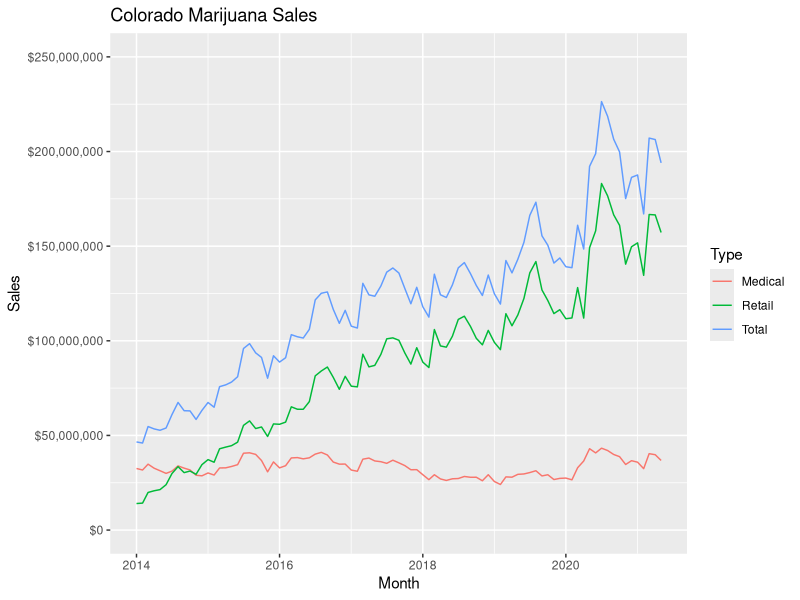
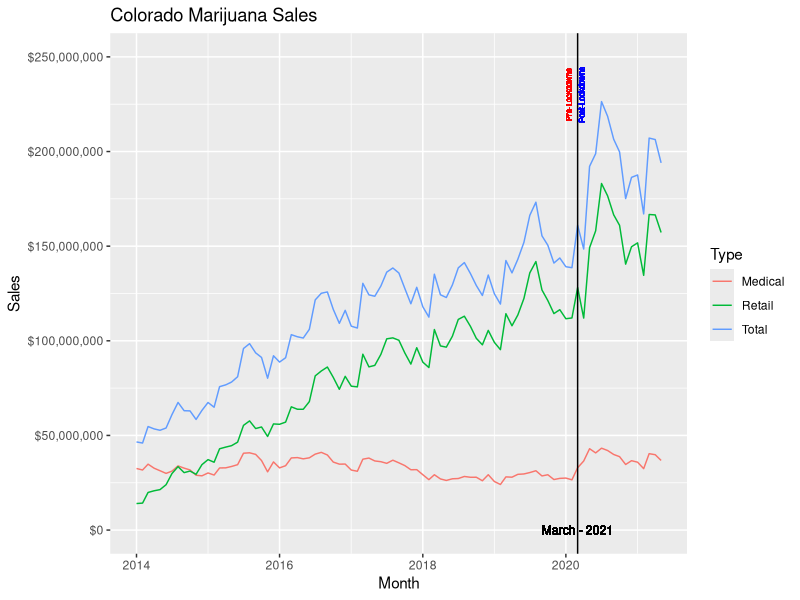
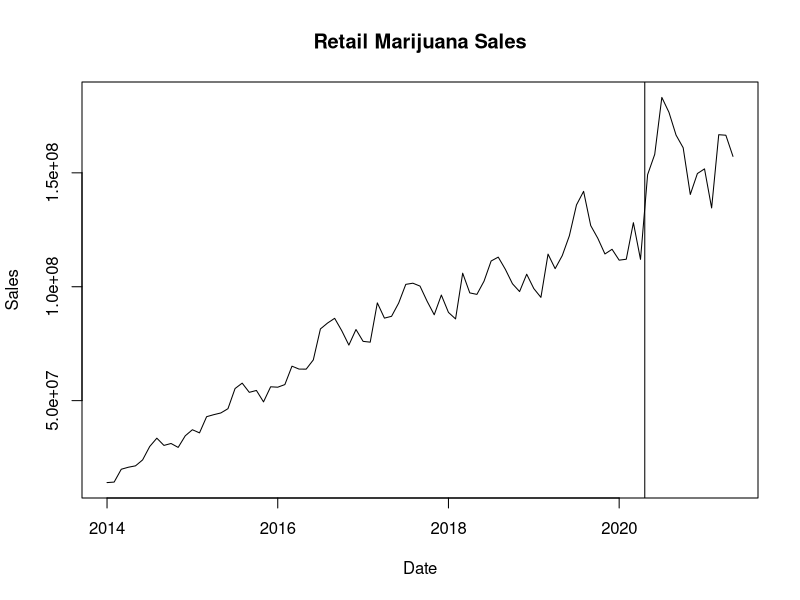
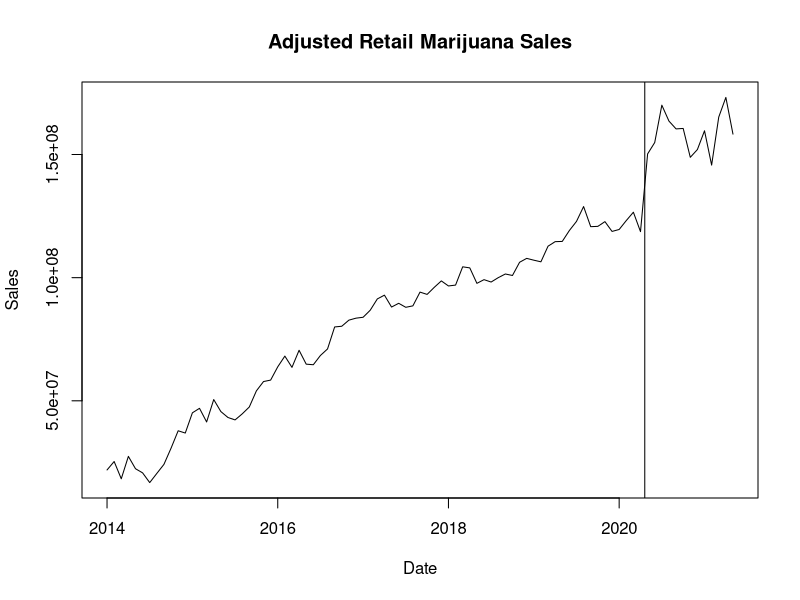
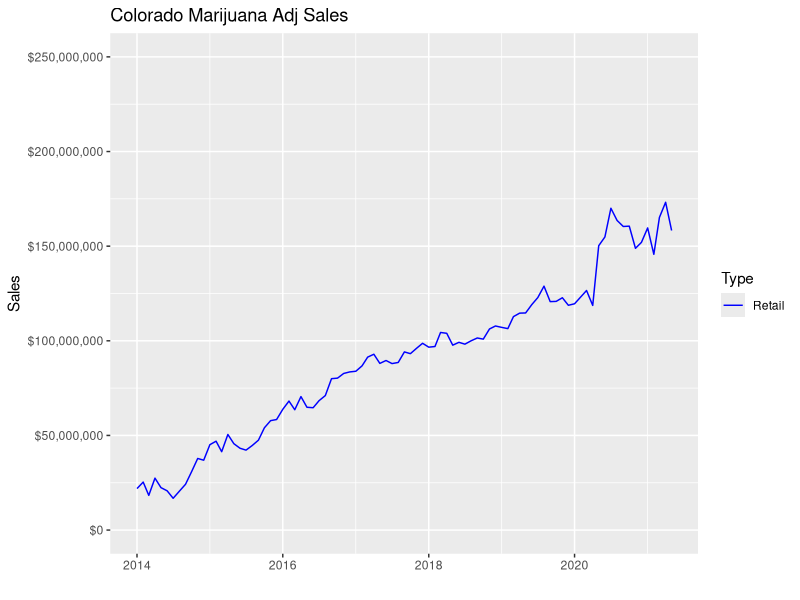
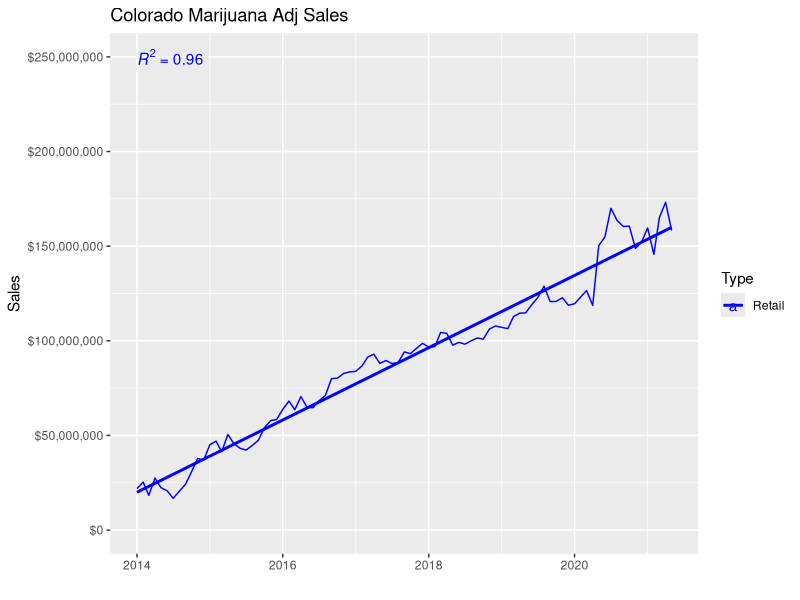
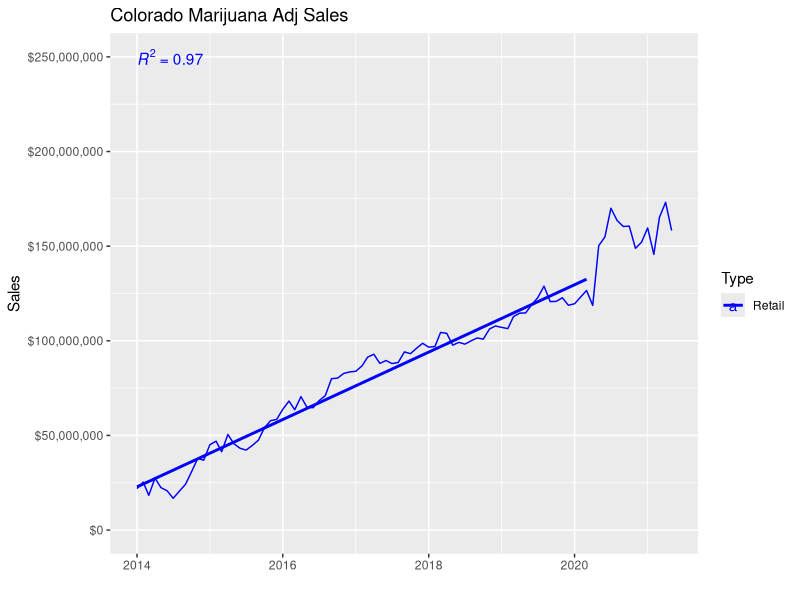
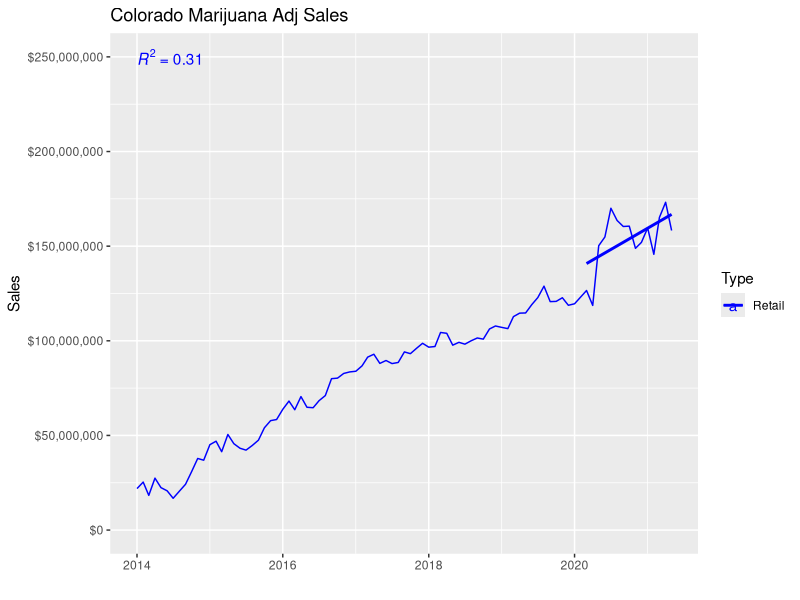

Generate these figures, in order, with R: (Note: this script raises an error after producing the figures.)
## ---- chunk 1
knitr::opts_chunk$set(echo = TRUE)
library(tidyverse)
library(ggplot2)
library(ggpubr)
library(scales)
library(lubridate)
library(strucchange)
library(sjmisc)
library(zoo)
library(knitr)
library(markdown)
options(dplyr.summarise.inform = FALSE)

## ---- chunk 2
#Import and Clean Data for All Colorado
dat<-read.csv("0521_MJSalesHistoricalReport.csv")
dat.trim<-data.frame(select(dat,Month,Medical,Retail,Total))

dat.CO <- data.frame(matrix(nrow=length(dat.trim$Month),ncol=0))
#Set Value types
dat.CO$Medical <- as.numeric(dat.trim$Medical)
dat.CO$Retail <- as.numeric(dat.trim$Retail)
dat.CO$Total <- as.numeric(dat.trim$Total)
dat.CO$Month <- as.Date(dat.trim$Month, format = "%m/%d/%Y")

#Convert Data to Tall format
dat.CO.long<-dat.CO %>%
  pivot_longer(!Month, names_to = "Type", values_to = "Sales")

#Date of Pandemic Lockdown Start
PStart <- as.Date("2020-03-01")
PStart.point <- which(grepl(PStart, dat.CO$Month))

#Confidence interval for Chow
psig <- .05
## ---- chunk 3
#plot Initial Data
g<-ggplot(dat.CO.long,aes(x=Month, y=Sales, color = Type ))+geom_line()+
  scale_y_continuous(labels=scales::dollar_format(),limits=c(0,250000000))+
  ggtitle("Colorado Marijuana Sales")
g


#Plot All CO data with March Lockdown Line at March 2021
g<-g+geom_vline(xintercept=PStart)+
  geom_text(aes(x=PStart, label="Post-Lockdowns", y=230000000), colour="blue", angle=90, vjust = 1.2, size=2)+
  geom_text(aes(x=PStart, label="Pre-Lockdowns", y=230000000), colour="red", angle=90, vjust = -1, size=2)+
  geom_text(aes(x=PStart, label="March - 2021", y=10), colour="black", size=3)

g
## ---- chunk 4
#Import Retail as Time Series
ts_Rsales <- ts(dat.CO$Retail,frequency=12,start=c(2014,1))

ts.plot(ts_Rsales,xlab='Date',ylab='Sales',main='Retail Marijuana Sales')
abline(v=2020.3)

#De-seasonalize the Data
dec_Rsales <- decompose(ts_Rsales,"additive")
adj_Rsales <- ts_Rsales - dec_Rsales$seasonal
plot(adj_Rsales,xlab='Date',ylab='Sales',main='Adjusted Retail Marijuana Sales')
abline(v=2020.3)

#Run Chow Test  at point 75 (March 2020)
n<- length(adj_Rsales)
Trend <- c(1:n)
sctest(adj_Rsales~Trend, type = "Chow", point = PStart.point)

#P-value really low,  evidence of change
## ---- chunk 5
dat.CO$Retail <- adj_Rsales[1:length(adj_Rsales)]
dat.CO <- data.frame(select(dat.CO,Month,Retail))

dat.CO.long<-dat.CO %>%
  pivot_longer(!Month, names_to = "Type", values_to = "Sales")

m.trim<-lm(Retail~Month,data=dat.CO)
pre.trim<-lm(Retail~Month,data=subset(dat.CO,Month<as.Date("2020-3-1")))
post.trim<-lm(Retail~Month,data=subset(dat.CO,Month>=as.Date("2020-3-1")))
# summary(m.trim)
# summary(pre.trim)
# summary(post.trim)
m.trim$coefficients[1]
m.trim$coefficients[2]
pre.trim$coefficients[1]
pre.trim$coefficients[2]
post.trim$coefficients[1]
post.trim$coefficients[2]
#plot Initial Data
g<-ggplot(dat.CO.long,aes(x=Month, y=Sales, color = Type ))+geom_line()+xlab("")+
  scale_y_continuous(labels=scales::dollar_format(),limits=c(0,250000000))+
  scale_color_manual(values = c("blue", "red","purple")) +
  ggtitle("Colorado Marijuana Adj Sales")
g

#linear model for total range Retail
g+stat_smooth(data=subset(dat.CO.long,Type=="Retail"),method = "lm", formula=y~x,se = FALSE)+
  # stat_regline_equation(data=subset(dat.CO.long,Type=="Retail"),label.y = 225000000,aes(label = ..eq.label..))+
  stat_regline_equation(data=subset(dat.CO.long,Type=="Retail"),label.y = 250000000,aes(label = ..rr.label..))
  # +labs(subtitle=paste("Slope = ", round(m.trim$coefficients[2],0)))

#linear model for pre-covid range Retail
g+stat_smooth(data=subset(dat.CO.long,Type=="Retail" & Month<=as.Date("2020-3-1")), method = "lm", formula=y~x,se = FALSE)+
  # stat_regline_equation(data=subset(dat.CO.long,Type=="Retail" & Month<as.Date("2020-3-1")),label.y = 225000000,aes(label = ..eq.label..))+
  stat_regline_equation(data=subset(dat.CO.long,Type=="Retail" & Month<=as.Date("2020-3-1")),label.y = 250000000,aes(label = ..rr.label..))
  # +labs(subtitle=paste("Slope = ", round(pre.trim$coefficients[2],0)))

#linear model for covid range Retail
g+stat_smooth(data=subset(dat.CO.long,Type=="Retail" & Month>=as.Date("2020-3-1")), method = "lm", formula=y~x,se = FALSE)+
  # stat_regline_equation(data=subset(dat.CO.long,Type=="Retail" & Month>=as.Date("2020-3-1")),label.y = 225000000,aes(label = ..eq.label..))+
  stat_regline_equation(data=subset(dat.CO.long,Type=="Retail" & Month>=as.Date("2020-3-1")),label.y = 250000000,aes(label = ..rr.label..))
  # +labs(subtitle=paste("Slope = ", round(post.trim$coefficients[2],0)))

#piecewise linear model for pre-covid and covid ranges Retail
g<-g+stat_smooth(data=subset(dat.CO.long,Type=="Retail" & Month<=as.Date("2020-3-1")), method = "lm", formula=y~x,se = FALSE)+
stat_smooth(data=subset(dat.CO.long,Type=="Retail" & Month>=as.Date("2020-3-1")), method = "lm", formula=y~x,se = FALSE)


#Plot All CO data with March Lockdown Line at March 2021
g<-g+geom_vline(xintercept=PStart)+
  geom_text(aes(x=PStart, label="Post-Lockdowns", y=230000000), colour="blue", angle=90, vjust = 1.2, size=2.5)+
  geom_text(aes(x=PStart, label="Pre-Lockdowns", y=230000000), colour="red", angle=90, vjust = -1, size=2.5)+
  geom_text(aes(x=PStart, label="March - 2021", y=10), colour="black", size=3)
g


## ---- chunk 6
#Import and Clean Data for All Colorado during pandemic time period
dat<-read.csv("pandemic.csv")
dat.pan<-data.frame(select(dat,Month,Medical,Retail,Total,Covid.Cases))
dat.z<-data.frame(select(dat,Month,Medical,Retail,Total,Covid.Cases))
#scalar for plotting covid numbers
scl=150
#scale covid data for plotting
dat.z$Covid.Cases <- dat.pan$Covid.Cases*scl
#Set month data as date type
dat.z$Month <- as.Date(dat.pan$Month, format = "%m/%d/%Y")
#Convert Data to Tall format
dat.z.long<-dat.z %>%
  pivot_longer(!Month, names_to = "Type", values_to = "Sales")

#plot Pandemic-Time Data
g<-ggplot(dat.z.long,aes(x=Month, y=Sales)) + 
            geom_line(aes(color = Type, linetype = Type %in% c("Covid.Cases"))) + 
            scale_linetype_manual(values = c("TRUE" = "twodash", "FALSE" = "solid")) +
            scale_y_continuous(labels=scales::dollar_format(),limits=c(0,250000000),
                               sec.axis = sec_axis(~./scl,name = "Covid Cases",labels = comma)) + 
            guides(linetype = "none", size = "none") +
            scale_color_manual(values = c("purple", "red", "blue","black")) +
            ggtitle("Colorado Marijuana Sales After Covid Start")
g
## ---- chunk 7
#import and Clean Retail Counties
d<-read.csv("Marijuana_County_Retail.csv")
d<-set_na(d, na = c("NR"))
d$Month <-as.Date(dat.trim$Month, format = "%m/%d/%Y")
for(i in 2:ncol(d)){
  d[,i] <- as.numeric(d[,i])
}
dat.county.retail<-d

## ---- chunk 8
#Retail  Find P-value on chow test for all counties with at least a year of data before March 2020
Rcol <- colnames(dat.county.retail)

df <- data.frame(County=character(),DataPoints=integer(),PValue=double(),Reject_Null=logical())

n<- length(dat.county.retail$Month)
Trend <- c(1:n)

for (i in 2:ncol(dat.county.retail)){
  d <- dat.county.retail[,i]
  na_to_point <- sum(is.na(d[1:75]))
  adj_point <- PStart.point-na_to_point
  
  df[i-1,1] <- Rcol[i]
  df[i-1,2] <- n - sum(is.na(d[1:n]))
  
  
  
  
  if(adj_point < 12){
    df[i-1,3] <- NA
    df[i-1,4] <- NA
  } else {
    t <- ts(d,frequency=12,start=c(2014,1))
    s <- sctest(t~Trend, type = "Chow", point = adj_point)
    df[i-1,3] <- s$p.value
    df[i-1,4] <- s$p.value < psig
    ts.plot(t,xlab='Date',ylab='Sales',main=paste(colnames(dat.county.retail[i]),' County Retail Marijuana Sales\n','P-value = ',s$p.value))
    abline(v=2020.3)
  }
 
}

df

#sum(df$Reject_Null)/(length(Rcol)-1-sum(is.na(df$PValue)))
#ncol(dat.county.retail)
